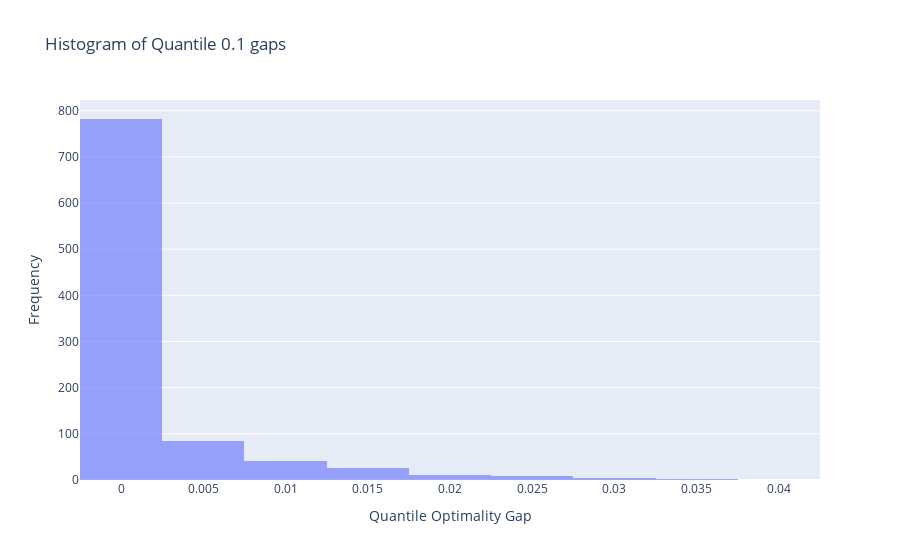
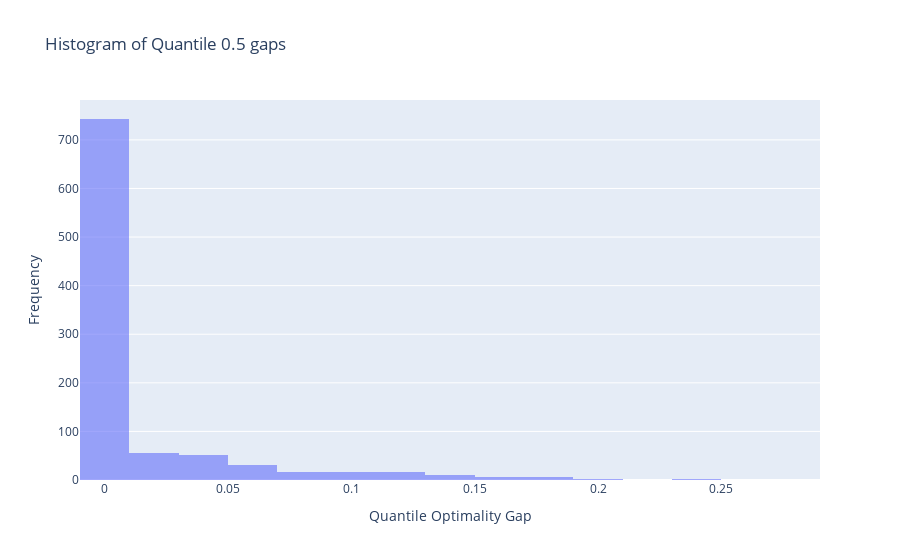
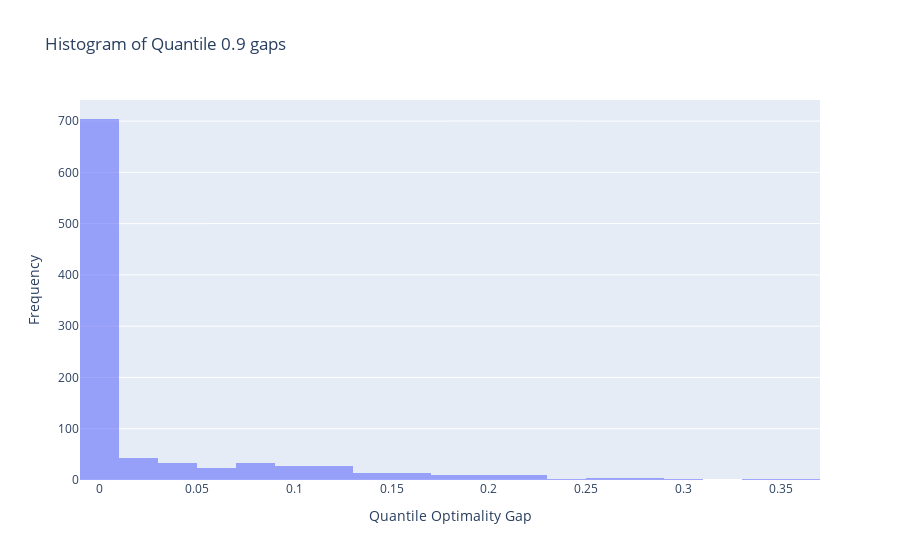

Notebook cell for these charts, in order:
### Code cell
plot_quantile_optimality_gap_hist(nash_policies_opt_gaps_per_sim, opt_vals, q=0.1)
plot_quantile_optimality_gap_hist(nash_policies_opt_gaps_per_sim, opt_vals, q=0.5)
plot_quantile_optimality_gap_hist(nash_policies_opt_gaps_per_sim, opt_vals, q=0.9)

### Figure 1 — Plotly figure (JSON) as saved in the notebook; plotly's stock layout.template omitted (floating-point values rounded to 4 significant figures; data arrays with more than 128 entries replaced by an {"elided": "..."} marker saying what was removed)
{"data": [{"alignmentgroup": "True", "bingroup": "x", "hovertemplate": "qauntile_0.1_optimality_gap=%{x}<br>count=%{y}<extra></extra>", "legendgroup": "", "marker": {"color": "#636efa", "pattern": {"shape": ""}}, "name": "", "nbinsx": 20, "offsetgroup": "", "opacity": 0.6, "orientation": "v", "showlegend": false, "type": "histogram", "x": {"elided": "958 float values"}, "xaxis": "x", "yaxis": "y"}], "layout": {"autosize": true, "barmode": "overlay", "legend": {"tracegroupgap": 0}, "title": {"text": "Histogram of Quantile 0.1 gaps"}, "xaxis": {"anchor": "y", "autorange": true, "domain": [0, 1], "range": [-0.0025, 0.0425], "title": {"text": "Quantile Optimality Gap"}, "type": "linear"}, "yaxis": {"anchor": "x", "autorange": true, "domain": [0, 1], "range": [0, 823.2], "title": {"text": "Frequency"}}}}

### Figure 2 — Plotly figure (JSON) as saved in the notebook; plotly's stock layout.template omitted (floating-point values rounded to 4 significant figures; data arrays with more than 128 entries replaced by an {"elided": "..."} marker saying what was removed)
{"data": [{"alignmentgroup": "True", "bingroup": "x", "hovertemplate": "qauntile_0.5_optimality_gap=%{x}<br>count=%{y}<extra></extra>", "legendgroup": "", "marker": {"color": "#636efa", "pattern": {"shape": ""}}, "name": "", "nbinsx": 20, "offsetgroup": "", "opacity": 0.6, "orientation": "v", "showlegend": false, "type": "histogram", "x": {"elided": "958 float values"}, "xaxis": "x", "yaxis": "y"}], "layout": {"autosize": true, "barmode": "overlay", "legend": {"tracegroupgap": 0}, "title": {"text": "Histogram of Quantile 0.5 gaps"}, "xaxis": {"anchor": "y", "autorange": true, "domain": [0, 1], "range": [-0.01, 0.29], "title": {"text": "Quantile Optimality Gap"}, "type": "linear"}, "yaxis": {"anchor": "x", "autorange": true, "domain": [0, 1], "range": [0, 782.1], "title": {"text": "Frequency"}}}}

### Figure 3 — Plotly figure (JSON) as saved in the notebook; plotly's stock layout.template omitted (floating-point values rounded to 4 significant figures; data arrays with more than 128 entries replaced by an {"elided": "..."} marker saying what was removed)
{"data": [{"alignmentgroup": "True", "bingroup": "x", "hovertemplate": "qauntile_0.9_optimality_gap=%{x}<br>count=%{y}<extra></extra>", "legendgroup": "", "marker": {"color": "#636efa", "pattern": {"shape": ""}}, "name": "", "nbinsx": 20, "offsetgroup": "", "opacity": 0.6, "orientation": "v", "showlegend": false, "type": "histogram", "x": {"elided": "958 float values"}, "xaxis": "x", "yaxis": "y"}], "layout": {"autosize": true, "barmode": "overlay", "legend": {"tracegroupgap": 0}, "title": {"text": "Histogram of Quantile 0.9 gaps"}, "xaxis": {"anchor": "y", "autorange": true, "domain": [0, 1], "range": [-0.01, 0.37], "title": {"text": "Quantile Optimality Gap"}, "type": "linear"}, "yaxis": {"anchor": "x", "autorange": true, "domain": [0, 1], "range": [0, 741.1], "title": {"text": "Frequency"}}}}
